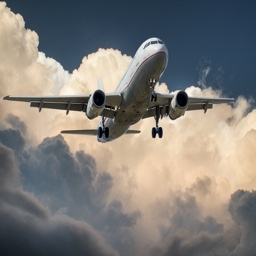
#> input picture Tutorials/Tutorial - Chris Albon/Preprocessing Images/images/plane_256x256.jpg, 256 x 256 px
$ jupyter execute '10-25-17 Detect Edges.ipynb'
#> lines starting #> are read from the running program, lines starting #| are printed output that depends on the picture; after the words box and inside, x2 and y2 are one past the last pixel; in counts of white or black regions, pixels touching at a corner belong together
# Dectect Edges
Source: https://chrisalbon.com/machine-learning/detect_edges.html
### Preliminaries

[cell 1]
# Load image
import cv2
import numpy as np
from matplotlib import pyplot as plt

### Load images

[cell 2]
# Load images as greyscale
image_gray = cv2.imread('images/plane_256x256.jpg', cv2.IMREAD_GRAYSCALE)
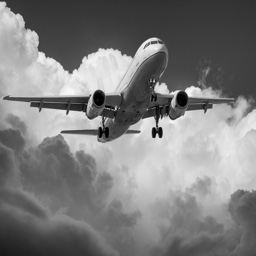
#> image_gray: shape (256, 256); min 0, max 255, mean 124.9

### Dectect Edges

[cell 3]
# Calculate median intensity
median_intensity = np.median(image_gray)
#> median_intensity = 110

# Set thresholds to be one standard deviation above and below median intensity
lower_threshold = int(max(0, (1.0 - 0.33) * median_intensity))
#> lower_threshold = 73
upper_threshold = int(min(255, (1.0 + 0.33) * median_intensity))
#> upper_threshold = 146

# Apply canny edge detector
image_canny = cv2.Canny(image_gray, lower_threshold, upper_threshold)
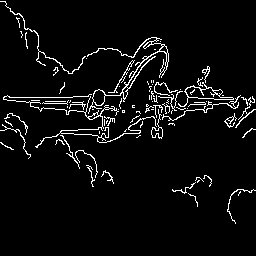
#> image_canny: shape (256, 256); 4.9% white in thin lines or dots, all inside (x1, y1, x2, y2) = (0, 1, 256, 224)
